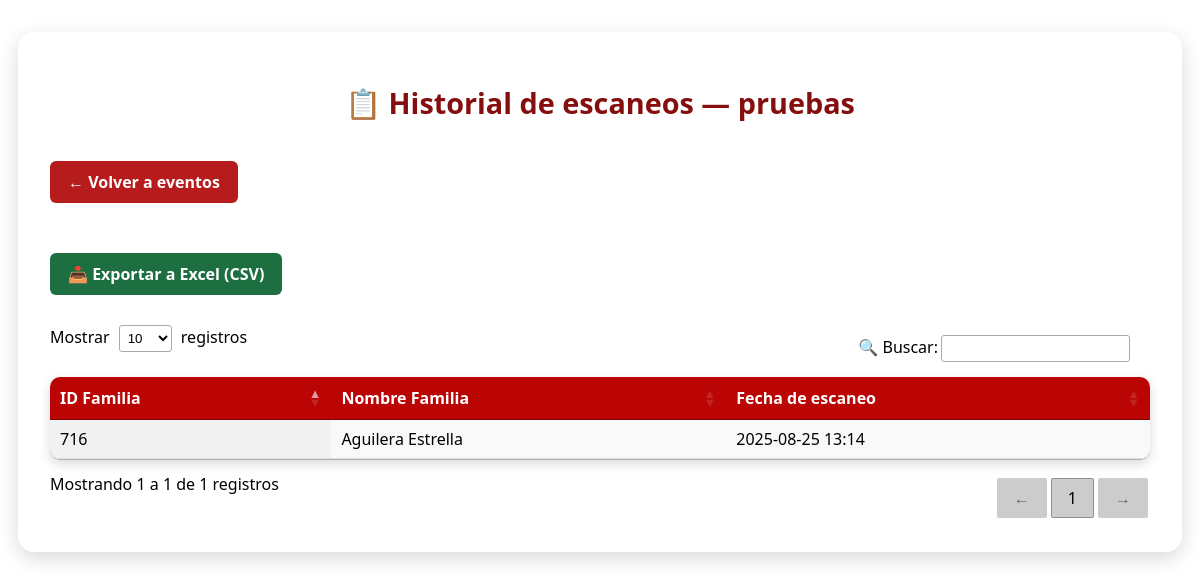
Screenshot of /admin/evento/3/historial (signed in) with the database file from the repository.
### app/models.py (models this page shows, shortened)
class EventoQR(db.Model):
    __tablename__ = 'evento_qr'
    id = db.Column(db.Integer, primary_key=True)
    nombre_evento = db.Column(db.String(100), nullable=False)
    puntos = db.Column(db.Integer, nullable=False)
    qr_filename = db.Column(db.String(200), nullable=True)
    latitud = db.Column(db.Float)
    longitud = db.Column(db.Float)
    requiere_ubic = db.Column(db.Boolean, default=True)
    valid_from = db.Column(db.DateTime, nullable=True)
    valid_to = db.Column(db.DateTime, nullable=True)

class EventoQRRegistro(db.Model):
    __tablename__ = 'evento_qr_registro'
    id = db.Column(db.Integer, primary_key=True)
    familia_id = db.Column(db.Integer, db.ForeignKey('familia.id'), nullable=False)
    evento_id = db.Column(db.Integer, db.ForeignKey('evento_qr.id'), nullable=False)
    fecha = db.Column(db.DateTime, default=hora_local_merida, nullable=False)
    familia = db.relationship('Familia', backref='eventos_escaneados')
    evento = db.relationship('EventoQR', backref='registros')

class Familia(db.Model,UserMixin):
    id = db.Column(db.Integer, primary_key=True)
    nombre = db.Column(db.String(100), nullable=False)
    correo = db.Column(db.String(100), unique=True, nullable=False)
    password = db.Column(db.String(100), nullable=False)
    puntos = db.Column(db.Integer, default=0)
    qr_version = db.Column(db.Integer, default=1)

### app/routes.py (the view)
@app.route('/admin/evento/<int:evento_id>/historial')
def historial_escaneos_evento(evento_id):
    if 'admin_id' not in session:
        return redirect(url_for('login'))
    evento = EventoQR.query.get_or_404(evento_id)
    registros = EventoQRRegistro.query.filter_by(evento_id=evento_id).order_by(EventoQRRegistro.id.desc()).all()
    return render_template('historial_escaneos_evento.html', evento=evento, registros=registros)

### app/__init__.py (called while the page is built)
@app.before_request
def mantener_sesion_activa():
    session.permanent = True

### app/routes.py (called while the page is built, shortened)
@app.before_request
def refrescar_timeout():
    if "admin_id" in session:
        now = datetime.utcnow()
        last = session.get("last_activity", now)
        if hasattr(last, "tzinfo") and last.tzinfo is not None:
            last = last.astimezone(timezone.utc).replace(tzinfo=None)

### app/templates/historial_escaneos_evento.html (shortened to what this page needs)
<!DOCTYPE html>
<html lang="es">
<head>
    <link rel="stylesheet" href="{{ url_for('static', filename='css/historial_escaneo_evento.css') }}">
    <link rel="stylesheet" href="https://cdn.datatables.net/1.13.6/css/jquery.dataTables.min.css" />
</head>
<body>
    <div class="admin-contenedor">
        <h1>📋 Historial de escaneos — {{ evento.nombre_evento }}</h1>
        <a href="{{ url_for('crear_qr_evento') }}" class="btn-volver">← Volver a eventos</a>
        <br><br>
        <a href="{{ url_for('exportar_historial_escaneos_evento', evento_id=evento.id) }}" class="btn btn-primary">
            📥 Exportar a Excel (CSV)
        </a>
        <br><br>
        <div class="table-responsive">
            <table id="tabla-historial" class="display" style="width:100%">
                <thead>
                    <tr>
                        <th>ID Familia</th>
                        <th>Nombre Familia</th>
                        <th>Fecha de escaneo</th>
                    </tr>
                </thead>
                <tbody>
                    {% for r in registros %}
                        <tr>
                            <td>{{ r.familia_id }}</td>
                            <td>{{ r.familia.nombre if r.familia else '-' }}</td>
                            <td>{{ r.fecha.strftime('%Y-%m-%d %H:%M') }}</td>
                        </tr>
                    {% else %}
                        <tr><td colspan="3">No hay registros de escaneo.</td></tr>
                    {% endfor %}
                </tbody>
            </table>
        </div>
    </div>
</body>
</html>

### app/static/css/historial_escaneo_evento.css (style rules this page uses)
:root { --rojo-principal: #bb0404; --rojo-oscuro: #850f0f; --negro: #000; --blanco: #fff; --gris-claro: #f5f5f5; --sombra: rgba(0,0,0,0.15); }
body { font-family: 'Segoe UI', Arial, sans-serif; margin: 0; padding: 0; background: url("../img/PRUEBA5.jpg") center/cover no-repeat fixed; }
.admin-contenedor { max-width: 1100px; margin: 2rem auto; background: rgba(255, 255, 255, 0.97); padding: 2rem; border-radius: 16px; box-shadow: 0 6px 20px var(--sombra); }
h1 { text-align: center; font-size: 1.8rem; color: var(--rojo-oscuro); margin-bottom: 1.2rem; }
a.btn, .btn-primary { display: inline-block; background: #1d6f42; color: var(--blanco); padding: 10px 18px; border-radius: 6px; font-weight: bold; text-decoration: none; margin: 0.5rem 0; transition: background 0.3s ease; }
.btn-volver { display: inline-block; margin: 20px 0; padding: 10px 18px; background-color: #b71c1c; color: white; border-radius: 6px; text-decoration: none; font-weight: bold; transition: background-color 0.3s ease, transform 0.1s ease; }
table.dataTable { width: 100% !important; border-collapse: collapse; border-radius: 10px; overflow: hidden; background: var(--blanco); box-shadow: 0 4px 12px var(--sombra); }
table.dataTable th { background: var(--rojo-principal); color: var(--blanco); padding: 12px; font-size: 1rem; }
table.dataTable td { padding: 10px; border-bottom: 1px solid #ddd; }

### rows the page displays
EventoQR: nombre_evento "pruebas"
EventoQRRegistro: familia_id "716", familia "Aguilera Estrella", fecha "2025-08-25 13:14"
